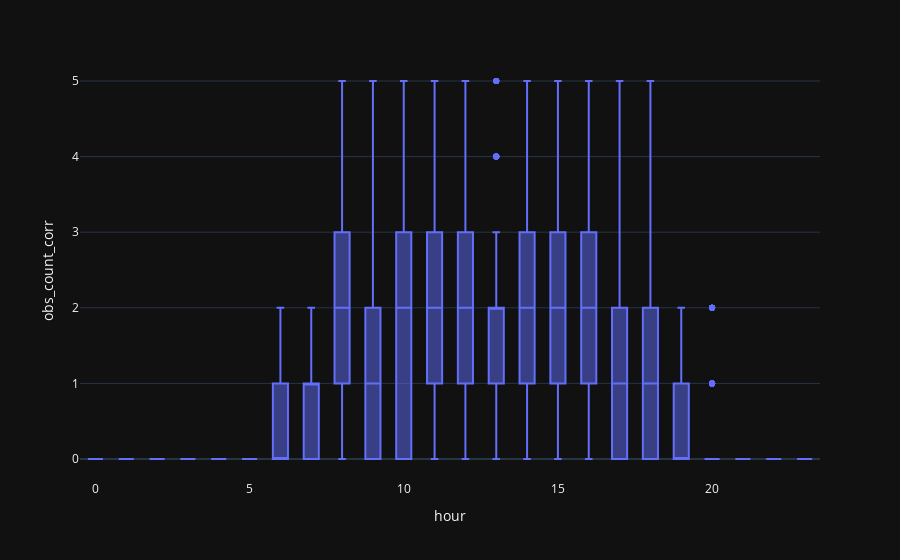

The notebook cell this image was saved under:
### Markdown cell above
As we can above, a large number of outliers have been corrected with the median hourly values. Now the boxplots look much neater:

### Code cell
px.box(resampled, x="hour", y="obs_count_corr", height=300)

### Figure 1 — Plotly figure (JSON) as saved in the notebook; plotly's stock layout.template omitted (floating-point values rounded to 4 significant figures; data arrays with more than 128 entries replaced by an {"elided": "..."} marker saying what was removed)
{"data": [{"alignmentgroup": "True", "hovertemplate": "hour=%{x}<br>obs_count_corr=%{y}<extra></extra>", "legendgroup": "", "marker": {"color": "#636efa"}, "name": "", "notched": false, "offsetgroup": "", "orientation": "v", "showlegend": false, "type": "box", "x": {"elided": "4140 int values"}, "x0": " ", "xaxis": "x", "y": {"elided": "4140 int values"}, "y0": " ", "yaxis": "y"}], "layout": {"autosize": true, "boxmode": "group", "legend": {"tracegroupgap": 0}, "margin": {"t": 60}, "xaxis": {"anchor": "y", "autorange": true, "domain": [0, 1], "range": [-0.5, 23.5], "title": {"text": "hour"}, "type": "linear"}, "yaxis": {"anchor": "x", "autorange": true, "domain": [0, 1], "range": [-0.2778, 5.278], "title": {"text": "obs_count_corr"}, "type": "linear"}}}
